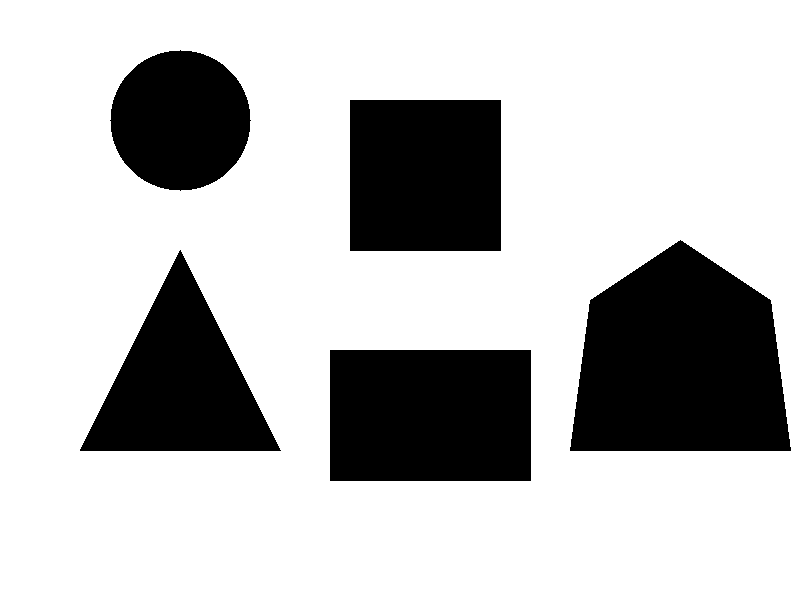
#> input picture shapes.png, 800 x 600 px
$ python experiment_4_detect_contours_and_shapes.py
#> lines starting #> are read from the running program, lines starting #| are printed output that depends on the picture; after the words box and inside, x2 and y2 are one past the last pixel; in counts of white or black regions, pixels touching at a corner belong together
import os
import sys

import cv2
import numpy as np


DEFAULT_IMAGE_PATH = "shapes.png"
OUTPUT_IMAGE_PATH = "detected_shapes_output.png"


# [66 lines left out: function generate_sample_shapes, not called in this run]


def classify_shape(vertices: int, contour: np.ndarray) -> str:
    """
    Classify a contour based on the number of vertices.

    For a quadrilateral, distinguish square and rectangle
    using the aspect ratio of its bounding rectangle.
    """

    if vertices == 3:
        return "Triangle"

    elif vertices == 4:
        x, y, w, h = cv2.boundingRect(contour)

        aspect_ratio = float(w) / float(h)

        if 0.90 <= aspect_ratio <= 1.10:
            return "Square"
        else:
            return "Rectangle"

    elif vertices == 5:
        return "Pentagon"

    elif vertices > 5:
        return "Circle"

    else:
        return "Unknown"


def detect_shapes(image_path: str) -> None:
    """Detect and classify shapes present in an image."""
#> called with image_path = 'shapes.png'

    # Read image
    image = cv2.imread(image_path)
#> image is the input picture: shape (600, 800, 3); 74.9% white; 5 black regions, box (x1, y1, x2, y2) and area: (570, 240, 791, 451) 35751, (330, 350, 531, 481) 26331, (350, 100, 501, 251) 22801, (80, 250, 281, 451) 20301, (110, 50, 251, 191) 15373

    if image is None:
        raise FileNotFoundError(
            f"Could not read image: {image_path}"
        )

    output = image.copy()

    # Convert to grayscale
    gray = cv2.cvtColor(image, cv2.COLOR_BGR2GRAY)

    # Apply Gaussian Blur
    blur = cv2.GaussianBlur(gray, (5, 5), 0)

    # Thresholding
    # Black shapes become white foreground objects.
    _, thresh = cv2.threshold(
        blur,
        60,
        255,
        cv2.THRESH_BINARY_INV
    )
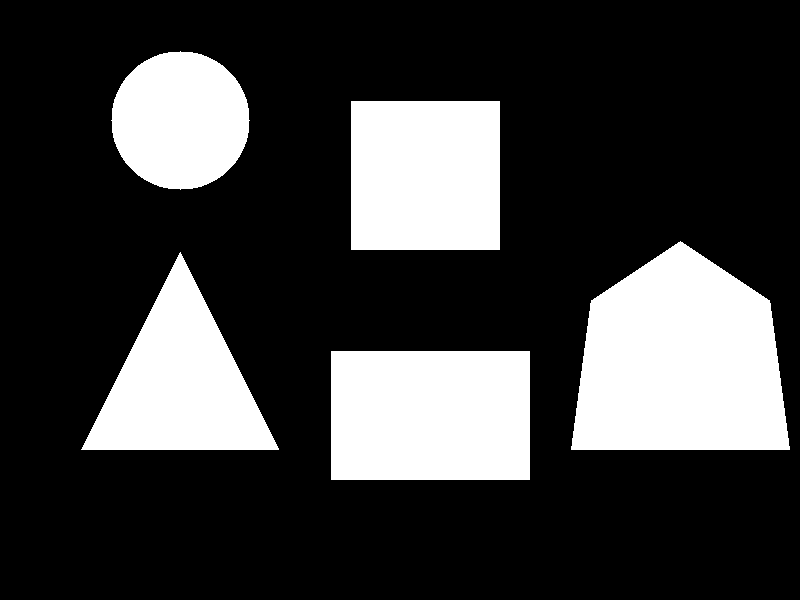
#> thresh: shape (600, 800); 24.5% white; 5 white regions

    # Find contours
    contours, _ = cv2.findContours(
        thresh,
        cv2.RETR_EXTERNAL,
        cv2.CHAIN_APPROX_SIMPLE
    )
#> contours = 5 contours; box (x1, y1, x2, y2) and area: (571, 241, 790, 450) 34743, (331, 351, 530, 480) 25344, (351, 101, 500, 250) 21904, (81, 252, 279, 450) 19404, (111, 51, 250, 190) 14818

    print(f"Total contours detected: {len(contours)}")
#| Total contours detected: 5

    shape_count = 0

    for contour in contours:

        # Ignore very small contours/noise
        area = cv2.contourArea(contour)

        if area < 500:
            continue

        # Calculate contour perimeter
        perimeter = cv2.arcLength(contour, True)

        # Approximate contour
        epsilon = 0.04 * perimeter
        approx = cv2.approxPolyDP(
            contour,
            epsilon,
            True
        )

        vertices = len(approx)

        # Classify shape
        shape_name = classify_shape(
            vertices,
            contour
        )

        shape_count += 1

        # Draw approximated contour
        cv2.drawContours(
            output,
            [approx],
            -1,
            (0, 255, 0),
            2
        )

        # Find a suitable position for the label
        x, y, w, h = cv2.boundingRect(approx)

        cv2.putText(
            output,
            shape_name,
            (x, y - 10),
            cv2.FONT_HERSHEY_SIMPLEX,
            0.6,
            (255, 0, 0),
            2
        )
#> this loop made 5 passes
#> (area, perimeter, epsilon, approx, vertices, x, y, w) on passes 1, 4: (25344, 652, 26.08, [[331, 351], [331, 479], [529, 479], [529, 351]], 4, 331, 351, 199), (21904, 592, 23.68, [[351, 101], [351, 249], [499, 249], [499, 101]], 4, 351, 101, 149)
#> (area, perimeter, epsilon, vertices, shape_name, x, y, w) on passes 3, 5: (34743, 759.4, 30.38, 5, 'Pentagon', 571, 241, 219), (14818, 455.9, 18.24, 8, 'Circle', 111, 51, 139)
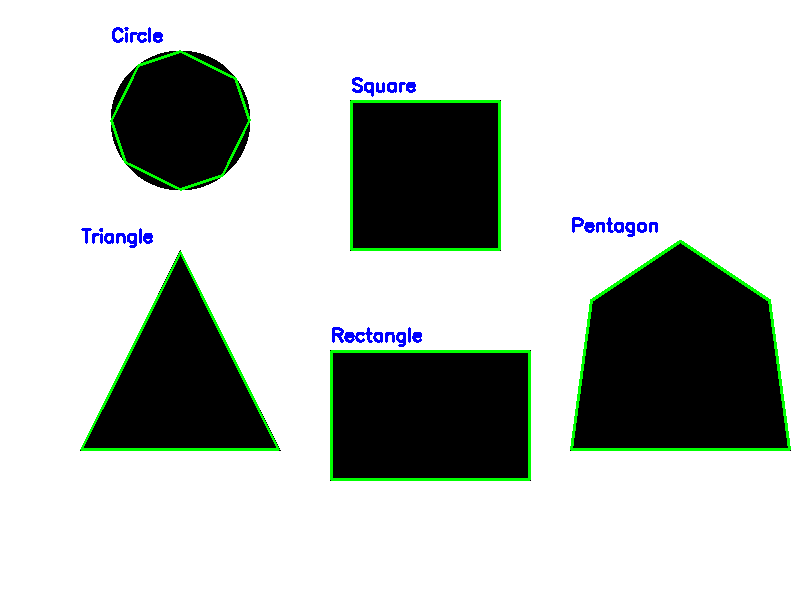
#> output: shape (600, 800, 3); 2.41% of pixels changed, all inside (x1, y1, x2, y2) = (80, 27, 791, 481)
#> after the loop, shape_count = 5

    print(f"Total shapes detected: {shape_count}")
#| Total shapes detected: 5

    # Save output
    cv2.imwrite(
        OUTPUT_IMAGE_PATH,
        output
    )

    print(
        f"Detected shapes output saved to: "
        f"{OUTPUT_IMAGE_PATH}"
    )

    # Display if GUI is available
    if os.environ.get("DISPLAY") or os.name == "nt":

        cv2.imshow(
            "Detected Shapes",
            output
        )

        cv2.waitKey(0)
        cv2.destroyAllWindows()

    else:
        print(
            "No display detected; "
            "output image was saved to disk instead."
        )


def main() -> None:

    # Use command-line image if provided,
    # otherwise use shapes.png
    image_path = (
        sys.argv[1]
        if len(sys.argv) > 1
        else DEFAULT_IMAGE_PATH
    )

    # Generate sample image if it doesn't exist
    if not os.path.exists(image_path):
        generate_sample_shapes(image_path)

    try:
        detect_shapes(image_path)

    except FileNotFoundError as exc:
        print(exc)
        sys.exit(1)


if __name__ == "__main__":
    main()
